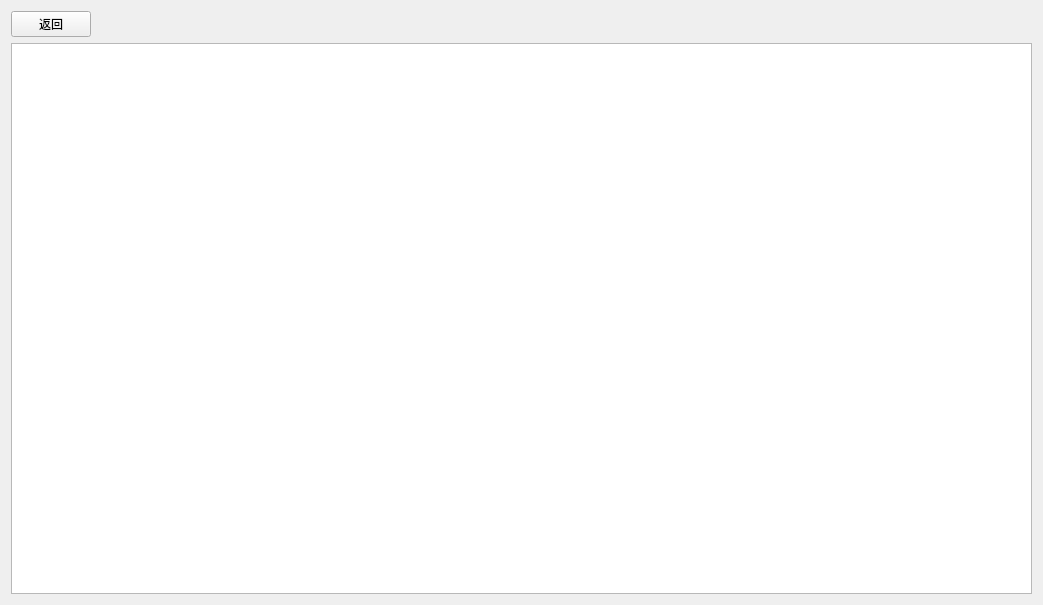
<?xml version="1.0" encoding="UTF-8"?>
<ui version="4.0">
 <class>TempviewRead</class>
 <widget class="QWidget" name="TempviewRead">
  <property name="geometry">
   <rect>
    <x>0</x>
    <y>0</y>
    <width>1043</width>
    <height>605</height>
   </rect>
  </property>
  <property name="windowTitle">
   <string>Form</string>
  </property>
  <layout class="QVBoxLayout" name="verticalLayout">
   <item>
    <layout class="QHBoxLayout" name="horizontalLayout">
     <item>
      <widget class="QPushButton" name="btn_back">
       <property name="text">
        <string>返回</string>
       </property>
      </widget>
     </item>
     <item>
      <spacer name="horizontalSpacer">
       <property name="orientation">
        <enum>Qt::Horizontal</enum>
       </property>
       <property name="sizeHint" stdset="0">
        <size>
         <width>40</width>
         <height>20</height>
        </size>
       </property>
      </spacer>
     </item>
    </layout>
   </item>
   <item>
    <widget class="QTextEdit" name="tedit_view"/>
   </item>
  </layout>
 </widget>
 <resources/>
 <connections/>
</ui>
